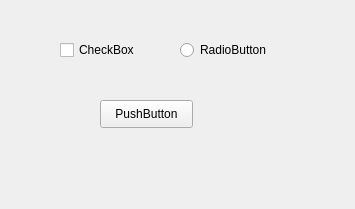
<?xml version="1.0" encoding="UTF-8"?>
<ui version="4.0">
 <class>Form</class>
 <widget class="QWidget" name="Form">
  <property name="geometry">
   <rect>
    <x>0</x>
    <y>0</y>
    <width>355</width>
    <height>209</height>
   </rect>
  </property>
  <property name="windowTitle">
   <string>Todo List</string>
  </property>
  <widget class="QPushButton" name="push_button">
   <property name="geometry">
    <rect>
     <x>100</x>
     <y>100</y>
     <width>93</width>
     <height>28</height>
    </rect>
   </property>
   <property name="text">
    <string>PushButton</string>
   </property>
  </widget>
  <widget class="QCheckBox" name="check_box">
   <property name="geometry">
    <rect>
     <x>60</x>
     <y>40</y>
     <width>81</width>
     <height>20</height>
    </rect>
   </property>
   <property name="text">
    <string>CheckBox</string>
   </property>
  </widget>
  <widget class="QRadioButton" name="radio_button">
   <property name="geometry">
    <rect>
     <x>180</x>
     <y>40</y>
     <width>95</width>
     <height>20</height>
    </rect>
   </property>
   <property name="text">
    <string>RadioButton</string>
   </property>
  </widget>
 </widget>
 <resources>
  <include location="resources.qrc"/>
 </resources>
 <connections/>
</ui>
